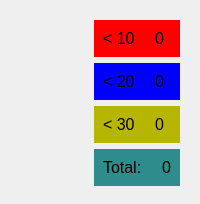
                                           <widget class="QWidget" name="widget_47" native="true">
                                            <layout class="QHBoxLayout" name="horizontalLayout_33">
                                             <property name="spacing">
                                              <number>6</number>
                                             </property>
                                             <property name="bottomMargin">
                                              <number>9</number>
                                             </property>
                                             <item>
                                              <widget class="QWidget" name="pre_assess_widget" native="true"/>
                                             </item>
                                             <item>
                                              <widget class="QWidget" name="widget_49" native="true">
                                               <property name="minimumSize">
                                                <size>
                                                 <width>0</width>
                                                 <height>0</height>
                                                </size>
                                               </property>
                                               <layout class="QVBoxLayout" name="verticalLayout_102">
                                                <item>
                                                 <widget class="QWidget" name="widget_53" native="true">
                                                  <property name="styleSheet">
                                                   <string notr="true">background-color: rgb(255, 0, 0);</string>
                                                  </property>
                                                  <layout class="QHBoxLayout" name="horizontalLayout_38">
                                                   <property name="spacing">
                                                    <number>20</number>
                                                   </property>
                                                   <item>
                                                    <widget class="QLabel" name="label_51">
                                                     <property name="font">
                                                      <font>
                                                       <pointsize>12</pointsize>
                                                      </font>
                                                     </property>
                                                     <property name="text">
                                                      <string>&lt; 10</string>
                                                     </property>
                                                    </widget>
                                                   </item>
                                                   <item>
                                                    <widget class="QLabel" name="label_56">
                                                     <property name="font">
                                                      <font>
                                                       <pointsize>12</pointsize>
                                                      </font>
                                                     </property>
                                                     <property name="text">
                                                      <string>0</string>
                                                     </property>
                                                    </widget>
                                                   </item>
                                                  </layout>
                                                 </widget>
                                                </item>
                                                <item>
                                                 <widget class="QWidget" name="widget_50" native="true">
                                                  <property name="styleSheet">
                                                   <string notr="true">background-color: rgb(0, 0, 255);</string>
                                                  </property>
                                                  <layout class="QHBoxLayout" name="horizontalLayout_37">
                                                   <property name="spacing">
                                                    <number>20</number>
                                                   </property>
                                                   <item>
                                                    <widget class="QLabel" name="label_52">
                                                     <property name="font">
                                                      <font>
                                                       <pointsize>12</pointsize>
                                                      </font>
                                                     </property>
                                                     <property name="text">
                                                      <string>&lt; 20</string>
                                                     </property>
                                                    </widget>
                                                   </item>
                                                   <item>
                                                    <widget class="QLabel" name="label_55">
                                                     <property name="font">
                                                      <font>
                                                       <pointsize>12</pointsize>
                                                      </font>
                                                     </property>
                                                     <property name="text">
                                                      <string>0</string>
                                                     </property>
                                                    </widget>
                                                   </item>
                                                  </layout>
                                                 </widget>
                                                </item>
                                                <item>
                                                 <widget class="QWidget" name="widget_56" native="true">
                                                  <property name="styleSheet">
                                                   <string notr="true">background-color: rgb(182, 182, 0);</string>
                                                  </property>
                                                  <layout class="QHBoxLayout" name="horizontalLayout_39">
                                                   <property name="spacing">
                                                    <number>20</number>
                                                   </property>
                                                   <item>
                                                    <widget class="QLabel" name="label_53">
                                                     <property name="font">
                                                      <font>
                                                       <pointsize>12</pointsize>
                                                      </font>
                                                     </property>
                                                     <property name="text">
                                                      <string>&lt; 30</string>
                                                     </property>
                                                    </widget>
                                                   </item>
                                                   <item>
                                                    <widget class="QLabel" name="label_54">
                                                     <property name="font">
                                                      <font>
                                                       <pointsize>12</pointsize>
                                                      </font>
                                                     </property>
                                                     <property name="text">
                                                      <string>0</string>
                                                     </property>
                                                    </widget>
                                                   </item>
                                                  </layout>
                                                 </widget>
                                                </item>
                                                <item>
                                                 <widget class="QWidget" name="widget_66" native="true">
                                                  <property name="styleSheet">
                                                   <string notr="true">background-color: rgb(46, 140, 140);</string>
                                                  </property>
                                                  <layout class="QHBoxLayout" name="horizontalLayout_46">
                                                   <property name="spacing">
                                                    <number>20</number>
                                                   </property>
                                                   <item>
                                                    <widget class="QLabel" name="label_71">
                                                     <property name="font">
                                                      <font>
                                                       <pointsize>12</pointsize>
                                                      </font>
                                                     </property>
                                                     <property name="text">
                                                      <string>Total:</string>
                                                     </property>
                                                    </widget>
                                                   </item>
                                                   <item>
                                                    <widget class="QLabel" name="label_72">
                                                     <property name="font">
                                                      <font>
                                                       <pointsize>12</pointsize>
                                                      </font>
                                                     </property>
                                                     <property name="text">
                                                      <string>0</string>
                                                     </property>
                                                    </widget>
                                                   </item>
                                                  </layout>
                                                 </widget>
                                                </item>
                                               </layout>
                                              </widget>
                                             </item>
                                            </layout>
                                           </widget>
